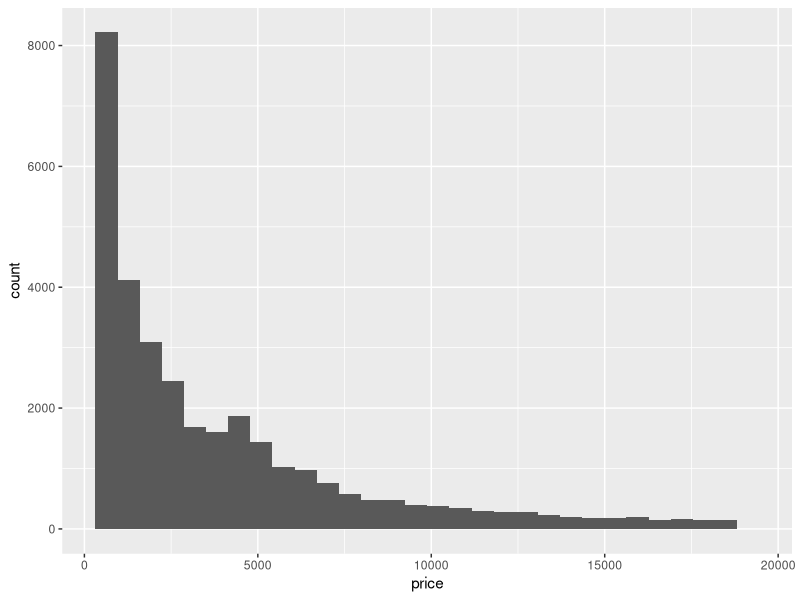
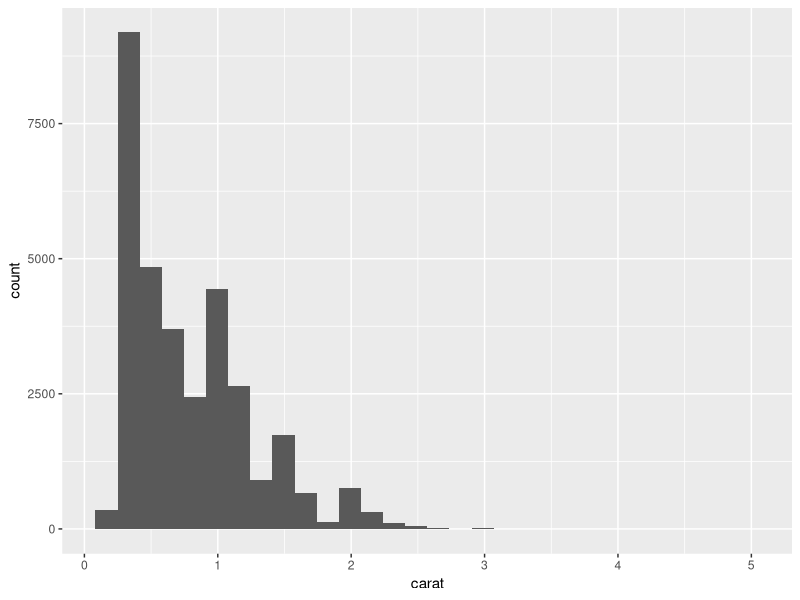
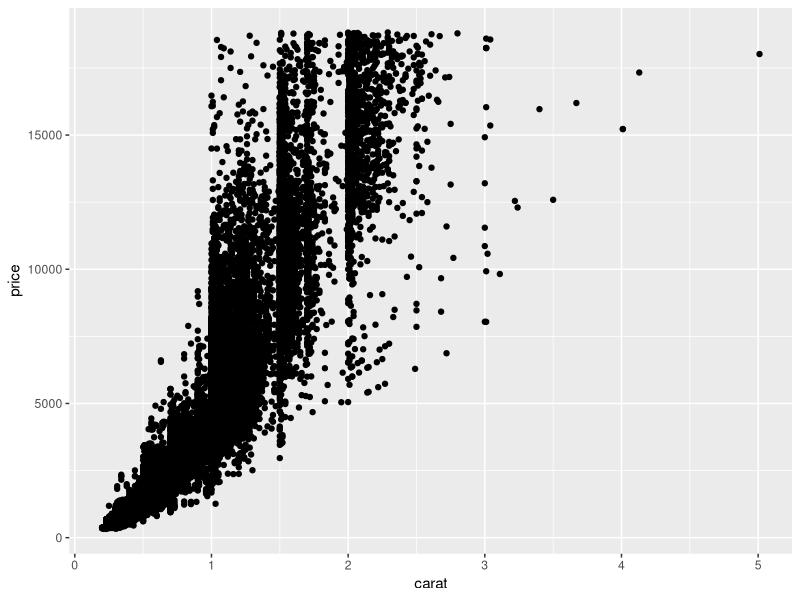
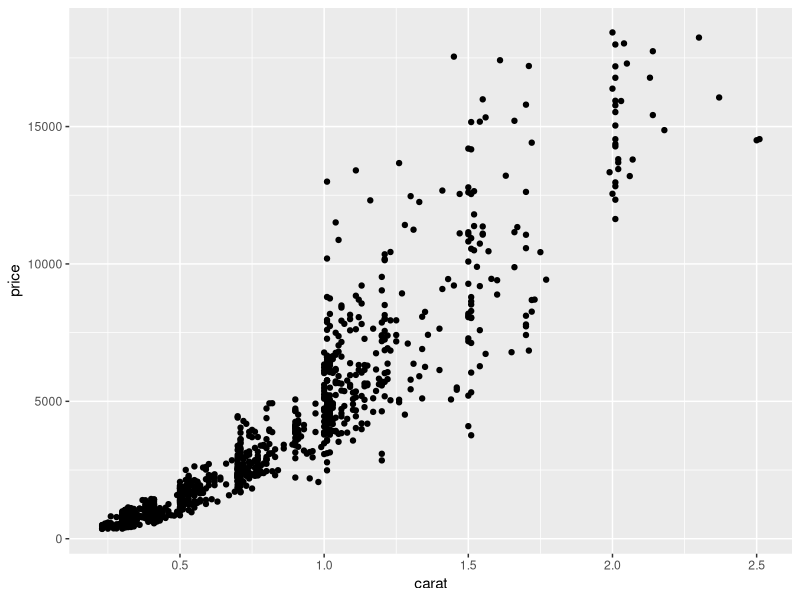
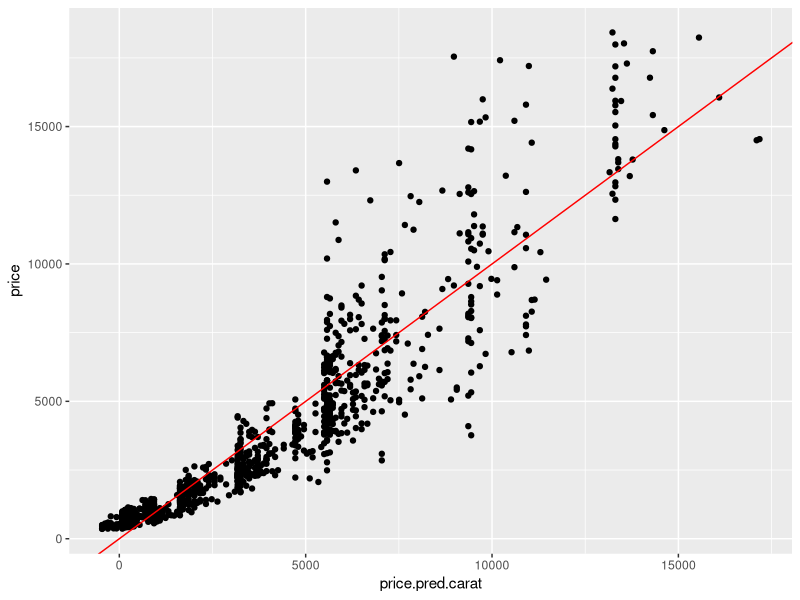
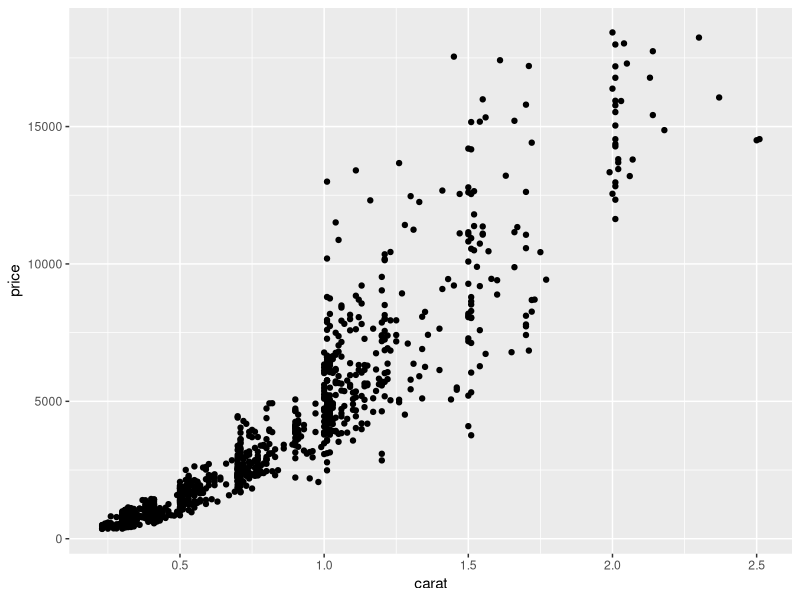
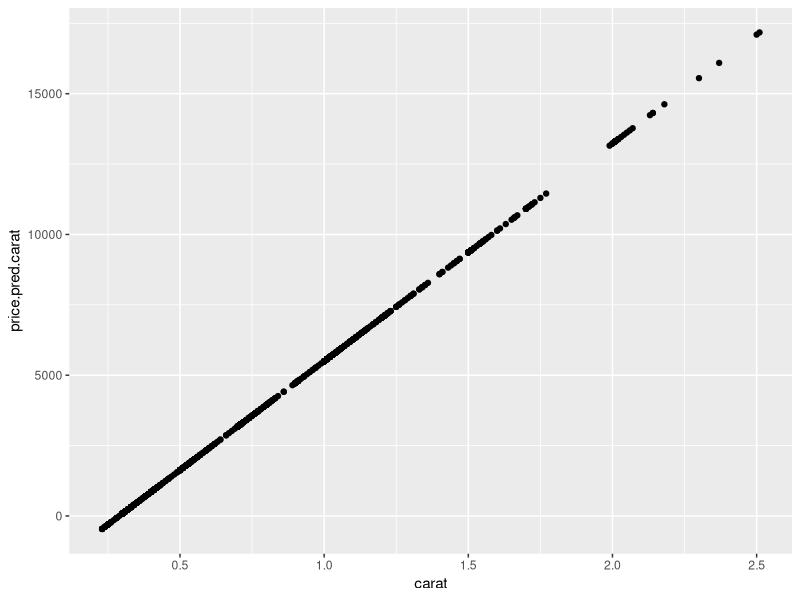
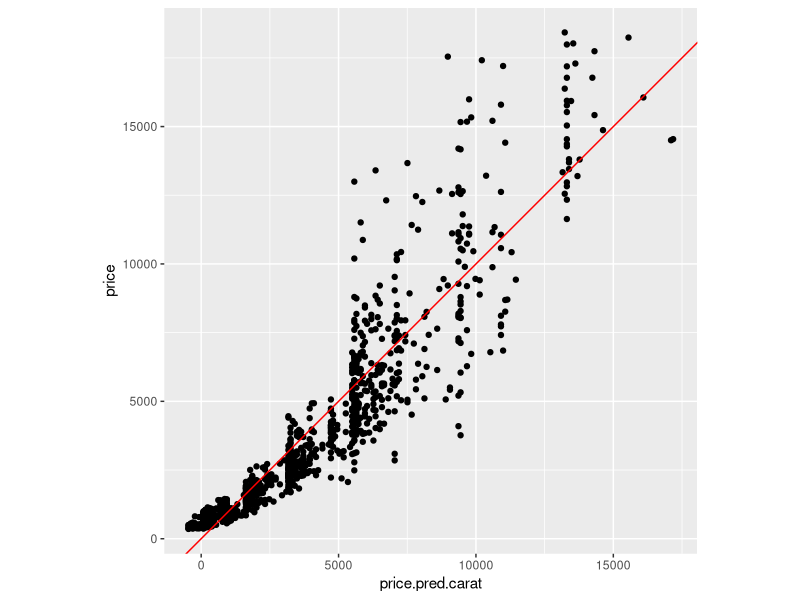

Reproduce these figures in R, in order. (Note: this script raises an error after producing the figures.)
library(tidyverse)

# check out our data (included with 'tidyverse' package)
diamonds

# training/test/validation split
set.seed(12345)
train.proportion <- 0.6
test.proportion <- 0.2
validation.proportion <- 0.2

# pull out the training data
train.index <- sample(1:nrow(diamonds), nrow(diamonds)*train.proportion)
train.data <- diamonds[train.index,]

# select test and validation from what's left over
holdout.data <- diamonds[-train.index,]
test.index <- sample(1:nrow(holdout.data), nrow(diamonds)*test.proportion)
test.data <- holdout.data[test.index,]
validation.data <- holdout.data[-test.index,]

dim(train.data)
dim(validation.data)
dim(test.data)

### a bit of data exploration ###

# 'price' data distribution
summary(train.data$price)
ggplot(data=train.data) +
  geom_histogram(mapping = aes(x=price))

# 'carat' data distribution
summary(train.data$carat)
ggplot(data=train.data) +
  geom_histogram(mapping = aes(x=carat))

# price vs carat
ggplot(data=train.data) + 
  geom_point(mapping = aes(x=carat,y=price))

# sample just 1000 points from the training data for easy plotting
train.plot.sample.idx <- sample(1:nrow(train.data), 1000)

# price vs carat (sample only)
ggplot(data=train.data[train.plot.sample.idx,]) + 
  geom_point(mapping = aes(x=carat,y=price))


### train a linear regression model using a single variable, carat, as predictor
carat.lm <- lm(data = train.data, price ~ carat)
summary(carat.lm)

train.data$price.pred.carat <- predict(carat.lm, newdata=train.data)


# plot price vs. the model predictions
ggplot(data=train.data[train.plot.sample.idx,]) + 
  geom_point(mapping = aes(x=price.pred.carat,y=price)) +
  geom_abline(intercept=0, slope=1, color="red")

# compare with the plot of price vs carat directly
ggplot(data=train.data[train.plot.sample.idx,]) + 
  geom_point(mapping = aes(x=carat,y=price))

# ...in other words
ggplot(data=train.data[train.plot.sample.idx,]) + 
  geom_point(mapping = aes(x=carat,y=price.pred.carat))


# plot price vs. the model predictions with forced equal x, y scales
ggplot(data=train.data[train.plot.sample.idx,]) + 
  geom_point(mapping = aes(x=price.pred.carat,y=price)) +
  coord_equal(ratio=1) +
  geom_abline(intercept=0, slope=1, color="red")

# note: some price predictions are less than 0 - why is this?


# check out the distribution of residuals for this model
train.data$carat.lm.residuals <- train.data$price - train.data$price.pred.carat
ggplot(data=train.data[train.plot.sample.idx,]) +
  geom_histogram(mapping = aes(x=carat.lm.residuals)) + 
  geom_vline(xintercept = 0, color="red")

# linear regression assumes error is normally distributed - are we close?


### Polynomial models ###

# try adding a higher-order term
# aka fitting price to a 2nd-order polynomial of carat
carat.lm.poly.2 <- lm(data = train.data, price ~ carat + I(carat^2))
summary(carat.lm.poly.2)

# plot price vs predicted price for the polynomial model
train.data$price.pred.carat.poly.2 <- predict(carat.lm.poly.2, newdata=train.data)
ggplot(data=train.data[train.plot.sample.idx,]) + 
  geom_point(mapping = aes(x=price.pred.carat.poly.2,y=price)) +
  coord_equal(ratio=1) + 
  geom_abline(intercept=0, slope=1, color="red")

# look at the distribution of residuals
train.data$residuals.carat.poly.2 <- train.data$price - train.data$price.pred.carat.poly.2
ggplot(data=train.data[train.plot.sample.idx,]) +
  geom_histogram(mapping = aes(x=residuals.carat.poly.2)) + 
  geom_vline(xintercept = 0, color="red")

# try a 3rd-order polynomial
carat.lm.poly.3 <- lm(data = train.data, price ~ carat + I(carat^2) + I(carat^3))
summary(carat.lm.poly.3)

# plot price vs predicted price for the 3rd-order polynomial model
train.data$price.pred.carat.poly.3 <- predict(carat.lm.poly.3, newdata=train.data)

ggplot(data=train.data[train.plot.sample.idx,]) + 
  geom_point(mapping = aes(x=price.pred.carat.poly.3,y=price)) +
  coord_equal(ratio=1) + 
  geom_abline(intercept=0, slope=1, color="red")

# look at the distribution of residuals for the poly 3 model
train.data$residuals.carat.poly.3 <- train.data$price - train.data$price.pred.carat.poly.3
ggplot(data=train.data[train.plot.sample.idx,]) +
  geom_histogram(mapping = aes(x=residuals.carat.poly.3)) + 
  geom_vline(xintercept = 0, color="red")

# do these residuals appear normally distributed?
# are they highly skewed?

# compare performance of each model against the validation set
# which do you expect to perform best?

# compute predicted price by each model for the validation set
validation.data$price.pred.carat.lm <- predict(carat.lm, newdata=validation.data)
validation.data$price.pred.carat.poly.2 <- predict(carat.lm.poly.2, newdata=validation.data)
validation.data$price.pred.carat.poly.3 <- predict(carat.lm.poly.3, newdata=validation.data)

# look at some actual accuracy metrics
library(forecast)
accuracy(validation.data$price.pred.carat.lm, validation.data$price)
accuracy(validation.data$price.pred.carat.poly.2, validation.data$price)
accuracy(validation.data$price.pred.carat.poly.3, validation.data$price)

# ME: Mean Error
# RMSE: Root Mean Squared Error
# MAE: Mean Absolute Error
# MPE: Mean Percentage Error
# MAPE: Mean Absolute Percentage Error

# simple R-squared for validation data predictions vs validation data actual prices
cor(validation.data$price.pred.carat.lm, validation.data$price)^2
cor(validation.data$price.pred.carat.poly.2, validation.data$price)^2
cor(validation.data$price.pred.carat.poly.3, validation.data$price)^2

# is this a good measure of actual model performance?
# does it have any issues?
cor(validation.data$price.pred.carat.lm, validation.data$price)^2
cor(validation.data$price.pred.carat.lm + 100000, validation.data$price)^2

# an unbiased statistic that is comparable to R-squared
# but against out-of-sample data
rsq.test <- function(preds, actuals) {
  SSE <- sum((actuals - preds) ^ 2)
  SST <- sum((actuals - mean(actuals)) ^ 2)
  rsq.test.value <- (1 - SSE / SST)
  return(rsq.test.value)
}

# both versions for simple linear model
cor(validation.data$price.pred.carat.lm, validation.data$price)^2
rsq.test(validation.data$price.pred.carat.lm, validation.data$price)

# both versions for poly 2 model
cor(validation.data$price.pred.carat.poly.2, validation.data$price)^2
rsq.test(validation.data$price.pred.carat.poly.2, validation.data$price)

# both versions for poly 3 model
cor(validation.data$price.pred.carat.poly.3, validation.data$price)^2
rsq.test(validation.data$price.pred.carat.poly.3, validation.data$price)

# what about adjusted R-squared? Do we need to account for model complexity when 
# measuring against out-of-sample data?


# what is our best guess at real model performance?
# note: this is why we have validation and test data
# best.model <- carat.lm
# best.model <- carat.lm.poly.2
# best.model <- carat.lm.poly.3
test.data$predicted.price <- predict(best.model, newdata=test.data)
accuracy(test.data$predicted.price, test.data$price)
rsq.test(test.data$predicted.price, test.data$price)


### Why not use higher-order polynomials all the time? ###

# try with a tiny training dataset
set.seed(11235)
train.data.tiny.index <- sample(1:nrow(train.data), 10)
train.data.tiny <- train.data[train.data.tiny.index,]

ggplot(data=train.data.tiny) + 
  geom_point(mapping = aes(x = carat, y = price))

# train several polynomial models on the tiny dataset
tiny.poly.1 <- lm(data=train.data.tiny, price ~ carat)
summary(tiny.poly.1)

tiny.poly.2 <- lm(data=train.data.tiny, price ~ carat + I(carat^2))
summary(tiny.poly.2)

tiny.poly.3 <- lm(data=train.data.tiny, price ~ carat + I(carat^2) + I(carat^3))
summary(tiny.poly.3)

tiny.poly.5 <- lm(data=train.data.tiny, price ~ carat + I(carat^2) + I(carat^3)
                  + I(carat^4) + I(carat^5))
summary(tiny.poly.5)

tiny.poly.8 <- lm(data=train.data.tiny, price ~ carat + I(carat^2) + I(carat^3)
                  + I(carat^4) + I(carat^5) + I(carat^6) + I(carat^7)+ I(carat^8))
summary(tiny.poly.8)

# how does R-squared change when we add terms?
# what about adjusted R-squared?

# look at the curves fit by each model

# simple linear model
tiny.poly.1$coefficients
ggplot(data=train.data.tiny) + 
  geom_point(mapping = aes(x = carat, y = price)) + 
  stat_function(geom = "line",
                fun = function(x) tiny.poly.1$coefficients[1] + 
                  tiny.poly.1$coefficients[2]*x
                ) + 
  ggtitle("Linear Model")


# 2nd-order polynomial
tiny.poly.2$coefficients
ggplot(data=train.data.tiny) + 
  geom_point(mapping = aes(x = carat, y = price)) + 
  stat_function(geom = "line",
                fun = function(x) tiny.poly.2$coefficients[1] + 
                  tiny.poly.2$coefficients[2]*x + 
                  tiny.poly.2$coefficients[3]*x^2
  ) + 
  ggtitle("Polynomial Order 2")

# 3rd-order polynomial
tiny.poly.3$coefficients
ggplot(data=train.data.tiny) + 
  geom_point(mapping = aes(x = carat, y = price)) + 
  stat_function(geom = "line",
                fun = function(x) tiny.poly.3$coefficients[1] + 
                  tiny.poly.3$coefficients[2]*x + 
                  tiny.poly.3$coefficients[3]*x^2 + 
                  tiny.poly.3$coefficients[4]*x^3
  ) + 
  ggtitle("Polynomial Order 3")


# 5th-order polynomial
tiny.poly.5$coefficients
ggplot(data=train.data.tiny) + 
  geom_point(mapping = aes(x = carat, y = price)) + 
  stat_function(geom = "line",
                fun = function(x) tiny.poly.5$coefficients[1] + 
                  tiny.poly.5$coefficients[2]*x + 
                  tiny.poly.5$coefficients[3]*x^2 + 
                  tiny.poly.5$coefficients[4]*x^3 + 
                  tiny.poly.5$coefficients[5]*x^4 + 
                  tiny.poly.5$coefficients[6]*x^5
  ) + 
  ggtitle("Polynomial Order 5")

# what happens when we extrapolate?
ggplot(data=train.data.tiny) + 
  geom_point(mapping = aes(x = carat, y = price)) + 
  stat_function(geom = "line",
                fun = function(x) tiny.poly.5$coefficients[1] + 
                  tiny.poly.5$coefficients[2]*x + 
                  tiny.poly.5$coefficients[3]*x^2 + 
                  tiny.poly.5$coefficients[4]*x^3 + 
                  tiny.poly.5$coefficients[5]*x^4 + 
                  tiny.poly.5$coefficients[6]*x^5
  ) + xlim(0,2) + 
  ggtitle("Polynomial Order 5")

# 8th-order polynomial
tiny.poly.8$coefficients
ggplot(data=train.data.tiny) + 
  geom_point(mapping = aes(x = carat, y = price)) + 
  stat_function(geom = "line",
                fun = function(x) tiny.poly.8$coefficients[1] + 
                  tiny.poly.8$coefficients[2]*x + 
                  tiny.poly.8$coefficients[3]*x^2 + 
                  tiny.poly.8$coefficients[4]*x^3 + 
                  tiny.poly.8$coefficients[5]*x^4 + 
                  tiny.poly.8$coefficients[6]*x^5 + 
                  tiny.poly.8$coefficients[7]*x^6 + 
                  tiny.poly.8$coefficients[8]*x^7 + 
                  tiny.poly.8$coefficients[9]*x^8
  ) + 
  xlim(0.2,1.6) + ylim(0,15000) + 
  ggtitle("Polynomial Order 8")

# check out the validation results
validation.data$val.preds.tiny.poly.1 <- predict(tiny.poly.1, newdata = validation.data)
ggplot(data=validation.data) +
  geom_point(mapping = aes(x=val.preds.tiny.poly.1, y=price)) +
  coord_equal(ratio=1) + 
  geom_abline(intercept=0, slope=1, color="red") + 
  ggtitle("Tiny Polynomial Model 1")

validation.data$val.preds.tiny.poly.2 <- predict(tiny.poly.2, newdata = validation.data)
ggplot(validation.data) +
  geom_point(mapping = aes(x=val.preds.tiny.poly.2, y=price)) +
  coord_equal(ratio=1) + 
  geom_abline(intercept=0, slope=1, color="red") + 
  ggtitle("Tiny Polynomial Model 2")

validation.data$val.preds.tiny.poly.3 <- predict(tiny.poly.3, newdata = validation.data)
ggplot(validation.data) +
  geom_point(mapping = aes(x=val.preds.tiny.poly.3, y=price)) +
  coord_equal(ratio=1) + 
  geom_abline(intercept=0, slope=1, color="red") + 
  ggtitle("Tiny Polynomial Model 3")

validation.data$val.preds.tiny.poly.5 <- predict(tiny.poly.5, newdata = validation.data)
ggplot(validation.data) +
  geom_point(mapping = aes(x=val.preds.tiny.poly.5, y=price)) +
  geom_abline(intercept=0, slope=1, color="red") + 
  ggtitle("Tiny Polynomial Model 5")

validation.data$val.preds.tiny.poly.8 <- predict(tiny.poly.8, newdata = validation.data)
ggplot(validation.data) +
  geom_point(mapping = aes(x=val.preds.tiny.poly.8, y=price)) +
  geom_abline(intercept=0, slope=1, color="red") + 
  ggtitle("Tiny Polynomial Model 8")

# some predictions WAY off for the higher-order models - why is this?

# compare accuracy measures across models
library(forecast)
accuracy(validation.data$val.preds.tiny.poly.1, validation.data$price)
accuracy(validation.data$val.preds.tiny.poly.2, validation.data$price)
accuracy(validation.data$val.preds.tiny.poly.3, validation.data$price)
accuracy(validation.data$val.preds.tiny.poly.5, validation.data$price)
accuracy(validation.data$val.preds.tiny.poly.8, validation.data$price)

# ME: Mean Error
# RMSE: Root Mean Squared Error
# MAE: Mean Absolute Error
# MPE: Mean Percentage Error
# MAPE: Mean Absolute Percentage Error
